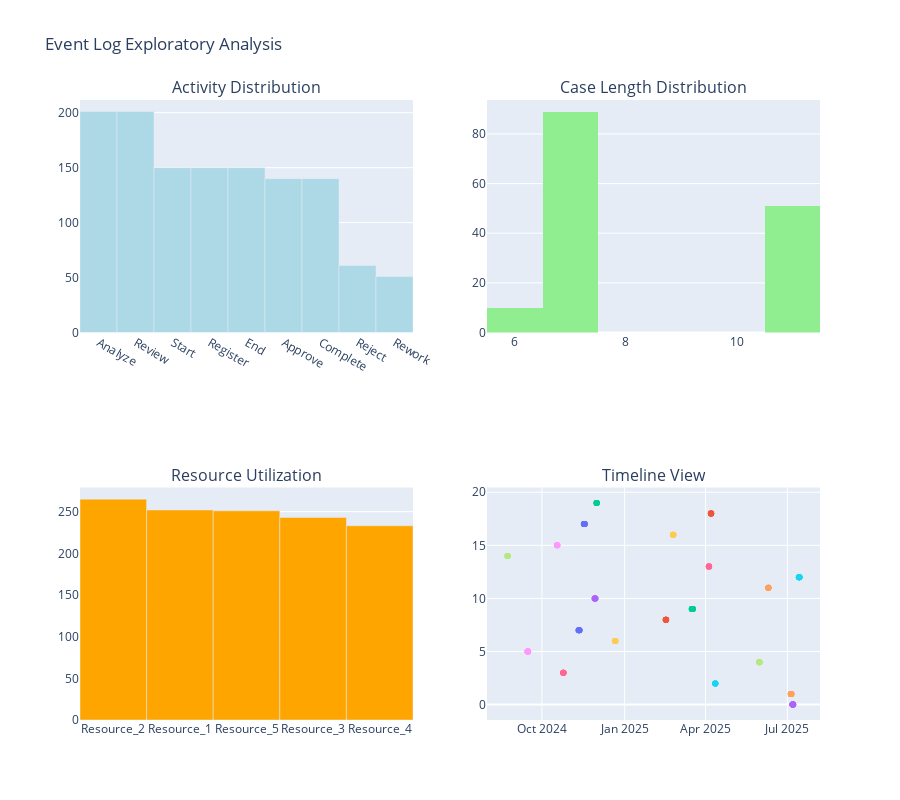

This figure's notebook cell:
### Markdown cell above
## 📈 Exploratory Data Analysis

Let's explore our generated log to understand its characteristics before we begin the main assignments.

### Code cell
# Create comprehensive visualizations
fig = make_subplots(
    rows=2, cols=2,
    subplot_titles=('Activity Distribution', 'Case Length Distribution', 
                   'Resource Utilization', 'Timeline View'),
    specs=[[{'type': 'bar'}, {'type': 'histogram'}],
           [{'type': 'bar'}, {'type': 'scatter'}]]
)

# Activity distribution
activity_counts = df_log['concept:name'].value_counts()
fig.add_trace(go.Bar(x=activity_counts.index, y=activity_counts.values, 
                    name='Activity Count', marker_color='lightblue'), row=1, col=1)

# Case length distribution
case_lengths = df_log.groupby('case:concept:name').size()
fig.add_trace(go.Histogram(x=case_lengths.values, name='Case Length', 
                         marker_color='lightgreen'), row=1, col=2)

# Resource utilization
resource_counts = df_log['resource'].value_counts()
fig.add_trace(go.Bar(x=resource_counts.index, y=resource_counts.values,
                    name='Resource Usage', marker_color='orange'), row=2, col=1)

# Timeline view (sample of cases)
sample_cases = df_log['case:concept:name'].unique()[:20]
df_sample = df_log[df_log['case:concept:name'].isin(sample_cases)]

for i, case in enumerate(sample_cases):
    case_data = df_sample[df_sample['case:concept:name'] == case]
    fig.add_trace(go.Scatter(x=case_data['time:timestamp'], 
                           y=[i] * len(case_data),
                           mode='markers+lines',
                           name=case,
                           text=case_data['concept:name'],
                           showlegend=False), row=2, col=2)

fig.update_layout(height=800, title_text="Event Log Exploratory Analysis", 
                 showlegend=False)
fig.show()

# Save the exploratory analysis plot
# Use HTML format as primary for Plotly figures since it's always available
plot_saved = results_manager.save_plot(fig, "exploratory_analysis", formats=['html', 'png'])

# If Plotly plot saving failed, create matplotlib alternative
if not plot_saved or len(plot_saved) == 0:
    print("🔄 Creating matplotlib alternative for exploratory analysis...")
    matplotlib_fig = create_matplotlib_alternative(df_log, case_lengths, activity_counts, resource_counts)
    results_manager.save_plot(matplotlib_fig, "exploratory_analysis_matplotlib", formats=['png', 'pdf'])
    plt.show()

# Save the raw data
results_manager.save_data(df_log, "synthetic_event_log", format='csv')

# Create and save statistical summary
stats_summary = {
    'total_cases': int(df_log['case:concept:name'].nunique()),
    'total_events': len(df_log),
    'avg_case_length': float(case_lengths.mean()),
    'case_length_std': float(case_lengths.std()),
    'min_case_length': int(case_lengths.min()),
    'max_case_length': int(case_lengths.max()),
    'unique_activities': int(df_log['concept:name'].nunique()),
    'unique_resources': int(df_log['resource'].nunique()),
    'activity_distribution': activity_counts.to_dict(),
    'resource_distribution': resource_counts.to_dict(),
    'timestamp_range': {
        'start': str(df_log['time:timestamp'].min()),
        'end': str(df_log['time:timestamp'].max())
    }
}

results_manager.save_data(stats_summary, "log_statistics", format='json')

# Statistical summary
print("📊 Statistical Summary:")
print(f"Total Cases: {stats_summary['total_cases']}")
print(f"Total Events: {stats_summary['total_events']}")
print(f"Average Case Length: {stats_summary['avg_case_length']:.2f}")
print(f"Case Length Std: {stats_summary['case_length_std']:.2f}")
print(f"Min Case Length: {stats_summary['min_case_length']}")
print(f"Max Case Length: {stats_summary['max_case_length']}")
print(f"Unique Activities: {stats_summary['unique_activities']}")
print(f"Unique Resources: {stats_summary['unique_resources']}")

### Figure 1 — Plotly figure (JSON) as saved in the notebook; plotly's stock layout.template omitted (floating-point values rounded to 4 significant figures; data arrays with more than 128 entries replaced by an {"elided": "..."} marker saying what was removed)
{"data": [{"marker": {"color": "lightblue"}, "name": "Activity Count", "type": "bar", "x": ["Analyze", "Review", "Start", "Register", "End", "Approve", "Complete", "Reject", "Rework"], "xaxis": "x", "y": [201, 201, 150, 150, 150, 140, 140, 61, 51], "yaxis": "y"}, {"marker": {"color": "lightgreen"}, "name": "Case Length", "type": "histogram", "x": {"elided": "150 int values"}, "xaxis": "x2", "yaxis": "y2"}, {"marker": {"color": "orange"}, "name": "Resource Usage", "type": "bar", "x": ["Resource_2", "Resource_1", "Resource_5", "Resource_3", "Resource_4"], "xaxis": "x3", "y": [265, 252, 251, 243, 233], "yaxis": "y3"}, {"mode": "markers+lines", "name": "Case_0", "showlegend": false, "text": ["Start", "Register", "Analyze", "Review", "Reject", "Rework", "Analyze", "Review", "Approve", "Complete", "End"], "type": "scatter", "x": ["2025-07-06T13:28:55.844027", "2025-07-06T14:47:28.632067", "2025-07-06T17:37:46.885979", "2025-07-06T19:41:34.477086", "2025-07-06T20:06:09.174265", "2025-07-06T21:42:48.563759", "2025-07-07T03:54:39.656354", "2025-07-07T04:52:29.223412", "2025-07-07T09:19:06.841723", "2025-07-07T12:09:49.838687", "2025-07-07T14:46:11.913028"], "xaxis": "x4", "y": [0, 0, 0, 0, 0, 0, 0, 0, 0, 0, 0], "yaxis": "y4"}, {"mode": "markers+lines", "name": "Case_1", "showlegend": false, "text": ["Start", "Register", "Analyze", "Review", "Reject", "Rework", "Analyze", "Review", "Approve", "Complete", "End"], "type": "scatter", "x": ["2025-07-04T17:07:53.094331", "2025-07-04T17:37:56.769339", "2025-07-04T18:39:01.371789", "2025-07-04T20:11:35.538782", "2025-07-04T22:44:24.931999", "2025-07-04T23:39:52.197548", "2025-07-05T00:39:20.150798", "2025-07-05T05:27:05.890295", "2025-07-05T07:00:59.262849", "2025-07-05T10:18:42.363138", "2025-07-05T14:46:25.569996"], "xaxis": "x4", "y": [1, 1, 1, 1, 1, 1, 1, 1, 1, 1, 1], "yaxis": "y4"}, {"mode": "markers+lines", "name": "Case_10", "showlegend": false, "text": ["Start", "Register", "Analyze", "Review", "Reject", "End"], "type": "scatter", "x": ["2025-04-11T13:44:24.763485", "2025-04-11T17:36:15.459524", "2025-04-11T18:08:06.200591", "2025-04-11T20:42:50.829971", "2025-04-11T22:21:04.203007", "2025-04-11T23:50:34.805902"], "xaxis": "x4", "y": [2, 2, 2, 2, 2, 2], "yaxis": "y4"}, {"mode": "markers+lines", "name": "Case_100", "showlegend": false, "text": ["Start", "Register", "Analyze", "Review", "Approve", "Complete", "End"], "type": "scatter", "x": ["2024-10-24T14:48:14.217117", "2024-10-24T15:34:05.447467", "2024-10-24T16:45:46.716036", "2024-10-24T20:29:17.696906", "2024-10-24T21:15:25.786933", "2024-10-24T22:20:13.515767", "2024-10-25T00:26:36.619971"], "xaxis": "x4", "y": [3, 3, 3, 3, 3, 3, 3], "yaxis": "y4"}, {"mode": "markers+lines", "name": "Case_101", "showlegend": false, "text": ["Start", "Register", "Analyze", "Review", "Approve", "Complete", "End"], "type": "scatter", "x": ["2025-05-30T14:12:54.936101", "2025-05-30T14:42:27.656188", "2025-05-30T18:06:43.037325", "2025-05-30T19:53:09.221400", "2025-05-30T23:27:00.805457", "2025-05-31T01:38:48.058176", "2025-05-31T04:53:37.930635"], "xaxis": "x4", "y": [4, 4, 4, 4, 4, 4, 4], "yaxis": "y4"}, {"mode": "markers+lines", "name": "Case_102", "showlegend": false, "text": ["Start", "Register", "Analyze", "Review", "Reject", "Rework", "Analyze", "Review", "Approve", "Complete", "End"], "type": "scatter", "x": ["2024-09-14T14:07:51.702522", "2024-09-14T23:24:40.136493", "2024-09-15T02:30:17.426856", "2024-09-15T04:52:34.350553", "2024-09-15T05:20:23.365258", "2024-09-15T09:04:25.074698", "2024-09-15T11:02:26.712430", "2024-09-15T12:23:12.874534", "2024-09-15T12:41:22.845314", "2024-09-15T13:50:06.890261", "2024-09-15T15:43:39.127299"], "xaxis": "x4", "y": [5, 5, 5, 5, 5, 5, 5, 5, 5, 5, 5], "yaxis": "y4"}, {"mode": "markers+lines", "name": "Case_103", "showlegend": false, "text": ["Start", "Register", "Analyze", "Review", "Reject", "End"], "type": "scatter", "x": ["2024-12-21T00:35:14.267311", "2024-12-21T06:47:43.738670", "2024-12-21T10:41:24.590159", "2024-12-21T12:39:55.509120", "2024-12-21T14:57:45.011366", "2024-12-21T18:48:56.090215"], "xaxis": "x4", "y": [6, 6, 6, 6, 6, 6], "yaxis": "y4"}, {"mode": "markers+lines", "name": "Case_104", "showlegend": false, "text": ["Start", "Register", "Analyze", "Review", "Approve", "Complete", "End"], "type": "scatter", "x": ["2024-11-10T13:28:19.071247", "2024-11-10T22:29:02.520057", "2024-11-11T02:34:40.726150", "2024-11-11T12:13:06.673890", "2024-11-11T15:28:55.364690", "2024-11-11T17:39:23.466548", "2024-11-11T18:40:06.339358"], "xaxis": "x4", "y": [7, 7, 7, 7, 7, 7, 7], "yaxis": "y4"}, {"mode": "markers+lines", "name": "Case_105", "showlegend": false, "text": ["Start", "Register", "Analyze", "Review", "Approve", "Complete", "End"], "type": "scatter", "x": ["2025-02-15T16:02:56.712763", "2025-02-15T16:58:57.717449", "2025-02-15T17:47:47.229257", "2025-02-15T20:01:55.753380", "2025-02-15T20:23:26.685495", "2025-02-16T01:12:17.814350", "2025-02-16T06:33:46.597417"], "xaxis": "x4", "y": [8, 8, 8, 8, 8, 8, 8], "yaxis": "y4"}, {"mode": "markers+lines", "name": "Case_106", "showlegend": false, "text": ["Start", "Register", "Analyze", "Review", "Reject", "Rework", "Analyze", "Review", "Approve", "Complete", "End"], "type": "scatter", "x": ["2025-03-16T13:02:36.912314", "2025-03-16T17:02:52.591379", "2025-03-16T18:10:54.134557", "2025-03-16T19:58:14.196902", "2025-03-17T05:17:39.306884", "2025-03-17T07:11:33.521386", "2025-03-17T07:49:38.581513", "2025-03-17T14:11:36.483926", "2025-03-17T16:01:56.215202", "2025-03-17T21:42:18.810760", "2025-03-17T23:20:37.771359"], "xaxis": "x4", "y": [9, 9, 9, 9, 9, 9, 9, 9, 9, 9, 9], "yaxis": "y4"}, {"mode": "markers+lines", "name": "Case_107", "showlegend": false, "text": ["Start", "Register", "Analyze", "Review", "Approve", "Complete", "End"], "type": "scatter", "x": ["2024-11-28T14:23:50.597241", "2024-11-28T15:45:28.105009", "2024-11-28T17:39:50.112771", "2024-11-28T20:56:26.669548", "2024-11-29T04:13:28.392136", "2024-11-29T10:29:26.356408", "2024-11-29T12:39:19.532187"], "xaxis": "x4", "y": [10, 10, 10, 10, 10, 10, 10], "yaxis": "y4"}, {"mode": "markers+lines", "name": "Case_108", "showlegend": false, "text": ["Start", "Register", "Analyze", "Review", "Approve", "Complete", "End"], "type": "scatter", "x": ["2025-06-09T16:10:49.247500", "2025-06-09T17:11:39.545556", "2025-06-09T20:03:59.836037", "2025-06-09T20:42:32.466593", "2025-06-09T21:16:16.481093", "2025-06-09T23:11:03.787140", "2025-06-10T02:06:53.144211"], "xaxis": "x4", "y": [11, 11, 11, 11, 11, 11, 11], "yaxis": "y4"}, {"mode": "markers+lines", "name": "Case_109", "showlegend": false, "text": ["Start", "Register", "Analyze", "Review", "Reject", "Rework", "Analyze", "Review", "Approve", "Complete", "End"], "type": "scatter", "x": ["2025-07-13T16:30:35.811139", "2025-07-13T18:31:42.111632", "2025-07-13T20:22:29.529408", "2025-07-14T00:47:04.213100", "2025-07-14T00:59:42.755176", "2025-07-14T01:41:58.472189", "2025-07-14T04:32:11.327748", "2025-07-14T05:59:53.606679", "2025-07-14T07:18:29.350096", "2025-07-14T13:38:53.217763", "2025-07-14T14:04:07.636001"], "xaxis": "x4", "y": [12, 12, 12, 12, 12, 12, 12, 12, 12, 12, 12], "yaxis": "y4"}, {"mode": "markers+lines", "name": "Case_11", "showlegend": false, "text": ["Start", "Register", "Analyze", "Review", "Approve", "Complete", "End"], "type": "scatter", "x": ["2025-04-04T12:28:05.737531", "2025-04-04T13:12:11.636571", "2025-04-04T14:15:36.750328", "2025-04-04T16:03:05.810947", "2025-04-04T18:34:44.309670", "2025-04-04T21:40:22.508228", "2025-04-05T00:29:51.470503"], "xaxis": "x4", "y": [13, 13, 13, 13, 13, 13, 13], "yaxis": "y4"}, {"mode": "markers+lines", "name": "Case_110", "showlegend": false, "text": ["Start", "Register", "Analyze", "Review", "Approve", "Complete", "End"], "type": "scatter", "x": ["2024-08-23T13:33:27.200510", "2024-08-23T17:36:06.007357", "2024-08-23T17:48:35.288665", "2024-08-23T18:54:16.466474", "2024-08-23T23:22:27.680108", "2024-08-24T00:14:22.824658", "2024-08-24T00:32:02.121773"], "xaxis": "x4", "y": [14, 14, 14, 14, 14, 14, 14], "yaxis": "y4"}, {"mode": "markers+lines", "name": "Case_111", "showlegend": false, "text": ["Start", "Register", "Analyze", "Review", "Approve", "Complete", "End"], "type": "scatter", "x": ["2024-10-17T14:24:27.569408", "2024-10-17T20:56:04.712246", "2024-10-17T21:41:37.911146", "2024-10-17T23:23:59.081298", "2024-10-18T00:40:18.991179", "2024-10-18T01:35:29.517531", "2024-10-18T02:57:18.057937"], "xaxis": "x4", "y": [15, 15, 15, 15, 15, 15, 15], "yaxis": "y4"}, {"mode": "markers+lines", "name": "Case_112", "showlegend": false, "text": ["Start", "Register", "Analyze", "Review", "Approve", "Complete", "End"], "type": "scatter", "x": ["2025-02-23T14:32:51.660377", "2025-02-23T17:07:33.143312", "2025-02-23T20:40:10.621522", "2025-02-23T21:55:00.069269", "2025-02-24T01:30:01.783538", "2025-02-24T03:47:46.484194", "2025-02-24T09:07:27.641873"], "xaxis": "x4", "y": [16, 16, 16, 16, 16, 16, 16], "yaxis": "y4"}, {"mode": "markers+lines", "name": "Case_113", "showlegend": false, "text": ["Start", "Register", "Analyze", "Review", "Reject", "Rework", "Analyze", "Review", "Approve", "Complete", "End"], "type": "scatter", "x": ["2024-11-16T14:01:25.376131", "2024-11-16T15:27:39.738884", "2024-11-16T16:27:17.297261", "2024-11-17T00:53:17.999480", "2024-11-17T04:30:02.906972", "2024-11-17T05:35:09.557434", "2024-11-17T06:13:11.654276", "2024-11-17T08:49:36.032435", "2024-11-17T09:04:25.420374", "2024-11-17T10:43:34.843197", "2024-11-17T11:34:14.041760"], "xaxis": "x4", "y": [17, 17, 17, 17, 17, 17, 17, 17, 17, 17, 17], "yaxis": "y4"}, {"mode": "markers+lines", "name": "Case_114", "showlegend": false, "text": ["Start", "Register", "Analyze", "Review", "Approve", "Complete", "End"], "type": "scatter", "x": ["2025-04-06T17:53:29.751151", "2025-04-06T23:01:29.568536", "2025-04-07T00:18:16.793480", "2025-04-07T02:41:44.584542", "2025-04-07T04:16:46.596568", "2025-04-07T05:06:35.241513", "2025-04-07T08:53:35.706222"], "xaxis": "x4", "y": [18, 18, 18, 18, 18, 18, 18], "yaxis": "y4"}, {"mode": "markers+lines", "name": "Case_115", "showlegend": false, "text": ["Start", "Register", "Analyze", "Review", "Reject", "End"], "type": "scatter", "x": ["2024-11-30T15:20:32.734642", "2024-11-30T16:38:13.003674", "2024-11-30T19:01:08.755039", "2024-11-30T19:35:50.101057", "2024-11-30T23:28:04.271608", "2024-12-01T02:39:43.752658"], "xaxis": "x4", "y": [19, 19, 19, 19, 19, 19], "yaxis": "y4"}], "layout": {"annotations": [{"font": {"size": 16}, "showarrow": false, "text": "Activity Distribution", "x": 0.225, "xanchor": "center", "xref": "paper", "y": 1, "yanchor": "bottom", "yref": "paper"}, {"font": {"size": 16}, "showarrow": false, "text": "Case Length Distribution", "x": 0.775, "xanchor": "center", "xref": "paper", "y": 1, "yanchor": "bottom", "yref": "paper"}, {"font": {"size": 16}, "showarrow": false, "text": "Resource Utilization", "x": 0.225, "xanchor": "center", "xref": "paper", "y": 0.375, "yanchor": "bottom", "yref": "paper"}, {"font": {"size": 16}, "showarrow": false, "text": "Timeline View", "x": 0.775, "xanchor": "center", "xref": "paper", "y": 0.375, "yanchor": "bottom", "yref": "paper"}], "height": 800, "showlegend": false, "title": {"text": "Event Log Exploratory Analysis"}, "xaxis": {"anchor": "y", "domain": [0, 0.45]}, "xaxis2": {"anchor": "y2", "domain": [0.55, 1]}, "xaxis3": {"anchor": "y3", "domain": [0, 0.45]}, "xaxis4": {"anchor": "y4", "domain": [0.55, 1]}, "yaxis": {"anchor": "x", "domain": [0.625, 1]}, "yaxis2": {"anchor": "x2", "domain": [0.625, 1]}, "yaxis3": {"anchor": "x3", "domain": [0, 0.375]}, "yaxis4": {"anchor": "x4", "domain": [0, 0.375]}}}
